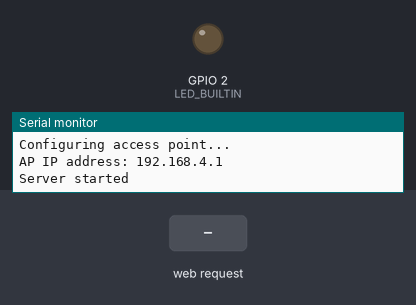
The sketch below on a simulated ESP32. Shown: output pins drawn as LEDs (lit = HIGH), the last lines printed to the serial monitor. The test bench sets the inputs (shaded band).

Above: at 1.2 s.
1.3 s: HTTP request GET /forward received
At 2.2 s:
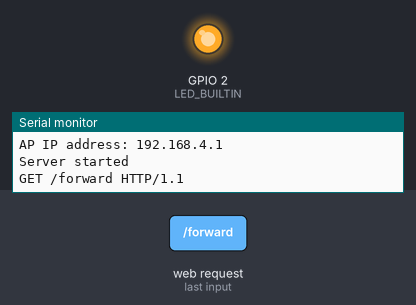
2.8 s: HTTP request GET /reverse received
4.3 s: HTTP request GET /left received
Timing chart, 0 to 7.3 s (numbered marks = the images above; inputs shaded):
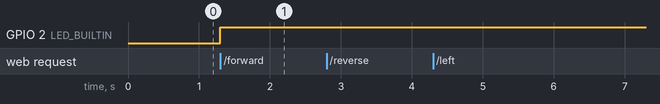

Measured:
- after the input at 1.3 s, GPIO 2 (LED_BUILTIN): LOW → HIGH at once

The sketch:

esp32_experimental_wifiaccess.ino
```cpp
   /*
  WiFiAccessPoint.ino creates a WiFi access point and provides a web server on it.

  Steps:
  1. Connect to the access point "yourAp"
  2. Point your web browser to http://192.168.4.1/H to turn the LED on or http://192.168.4.1/L to turn it off
     OR
     Run raw TCP "GET /H" and "GET /L" on PuTTY terminal with 192.168.4.1 as IP address and 80 as port

  Created for arduino-esp32 on 04 July, 2018
  by Elochukwu Ifediora (fedy0)
*/

#include <WiFi.h>
#include <WiFiClient.h>
#include <WiFiAP.h>

#define LED_BUILTIN 2   // Set the GPIO pin where you connected your test LED or comment this line out if your dev board has a built-in LED

// Set these to your desired credentials.
const char *ssid = "yourAP";
const char *password = "yourPassword";

WiFiServer server(80);


HardwareSerial unit1(1);

void setup() {
  pinMode(LED_BUILTIN, OUTPUT);

  Serial.begin(115200);
  unit1.begin(9600,SERIAL_8N1,1,3);
  Serial2.begin(4800);

  Serial.println();
  Serial.println("Configuring access point...");

  // You can remove the password parameter if you want the AP to be open.
  WiFi.softAP(ssid, password);
  IPAddress myIP = WiFi.softAPIP();
  Serial.print("AP IP address: ");
  Serial.println(myIP);
  server.begin();

  Serial.println("Server started");
}

void loop() {
  WiFiClient client = server.available();   // listen for incoming clients

  if (client)
  {String req =client.readStringUntil('\r');
   Serial.println(req);
   client.flush();

   if (req.indexOf("/forward")!=-1) {

   digitalWrite(2,HIGH);
   Serial2.write('F');
   unit1.write('F');
   }
   else if(req.indexOf("/reverse")!=-1){

   Serial2.write('B');
   unit1.write('B');
  }
  else if(req.indexOf("/left")!=-1){
   Serial2.write('L');
   unit1.write('L');
  }
  else if(req.indexOf("/right")!=-1){
   Serial2.write('R');
   unit1.write('R');
  }
  else if(req.indexOf("/stop")!=-1){
   Serial2.write('S');
   unit1.write('S');
   digitalWrite(2,LOW);
  }

}
}
```
